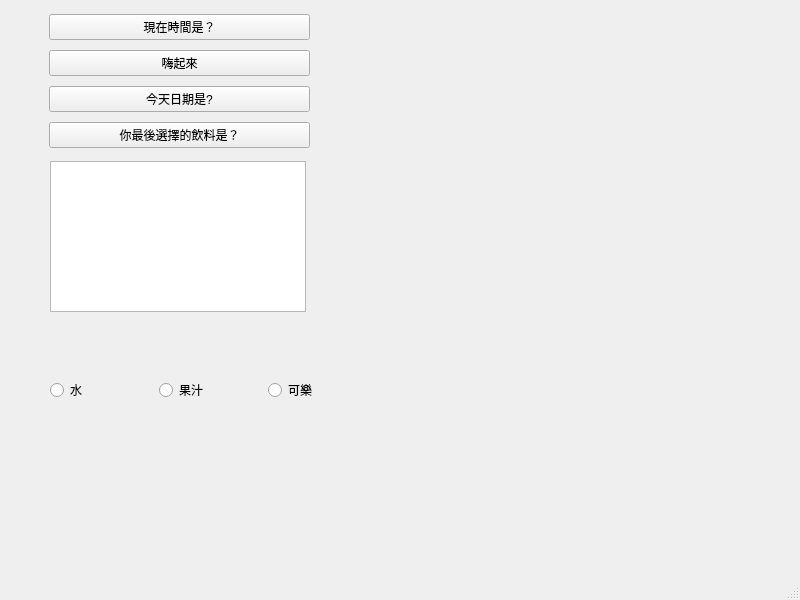
<?xml version="1.0" encoding="UTF-8"?>
<ui version="4.0">
 <class>MainWindow</class>
 <widget class="QMainWindow" name="MainWindow">
  <property name="geometry">
   <rect>
    <x>0</x>
    <y>0</y>
    <width>800</width>
    <height>600</height>
   </rect>
  </property>
  <property name="windowTitle">
   <string>MainWindow</string>
  </property>
  <widget class="QWidget" name="centralwidget">
   <widget class="QListWidget" name="displayListWidget">
    <property name="geometry">
     <rect>
      <x>50</x>
      <y>161</y>
      <width>256</width>
      <height>151</height>
     </rect>
    </property>
   </widget>
   <widget class="QWidget" name="verticalLayoutWidget">
    <property name="geometry">
     <rect>
      <x>49</x>
      <y>10</y>
      <width>261</width>
      <height>146</height>
     </rect>
    </property>
    <layout class="QVBoxLayout" name="verticalLayout_2">
     <item>
      <widget class="QPushButton" name="clickTimeButton">
       <property name="text">
        <string>現在時間是？</string>
       </property>
      </widget>
     </item>
     <item>
      <widget class="QPushButton" name="clickTestButton">
       <property name="text">
        <string>嗨起來</string>
       </property>
      </widget>
     </item>
     <item>
      <widget class="QPushButton" name="clickDateButton">
       <property name="text">
        <string>今天日期是?</string>
       </property>
      </widget>
     </item>
     <item>
      <widget class="QPushButton" name="selectRadionButton">
       <property name="text">
        <string>你最後選擇的飲料是？</string>
       </property>
      </widget>
     </item>
    </layout>
   </widget>
   <widget class="QWidget" name="horizontalLayoutWidget">
    <property name="geometry">
     <rect>
      <x>50</x>
      <y>330</y>
      <width>321</width>
      <height>121</height>
     </rect>
    </property>
    <layout class="QHBoxLayout" name="horizontalLayout">
     <item>
      <widget class="QRadioButton" name="clickWaterRadioButton">
       <property name="text">
        <string>水</string>
       </property>
      </widget>
     </item>
     <item>
      <widget class="QRadioButton" name="clickJuiceRadioButton">
       <property name="text">
        <string>果汁</string>
       </property>
      </widget>
     </item>
     <item>
      <widget class="QRadioButton" name="clickColaRadioButton">
       <property name="text">
        <string>可樂</string>
       </property>
      </widget>
     </item>
    </layout>
   </widget>
  </widget>
  <widget class="QMenuBar" name="menubar">
   <property name="geometry">
    <rect>
     <x>0</x>
     <y>0</y>
     <width>800</width>
     <height>22</height>
    </rect>
   </property>
  </widget>
  <widget class="QStatusBar" name="statusbar"/>
 </widget>
 <resources/>
 <connections/>
</ui>
